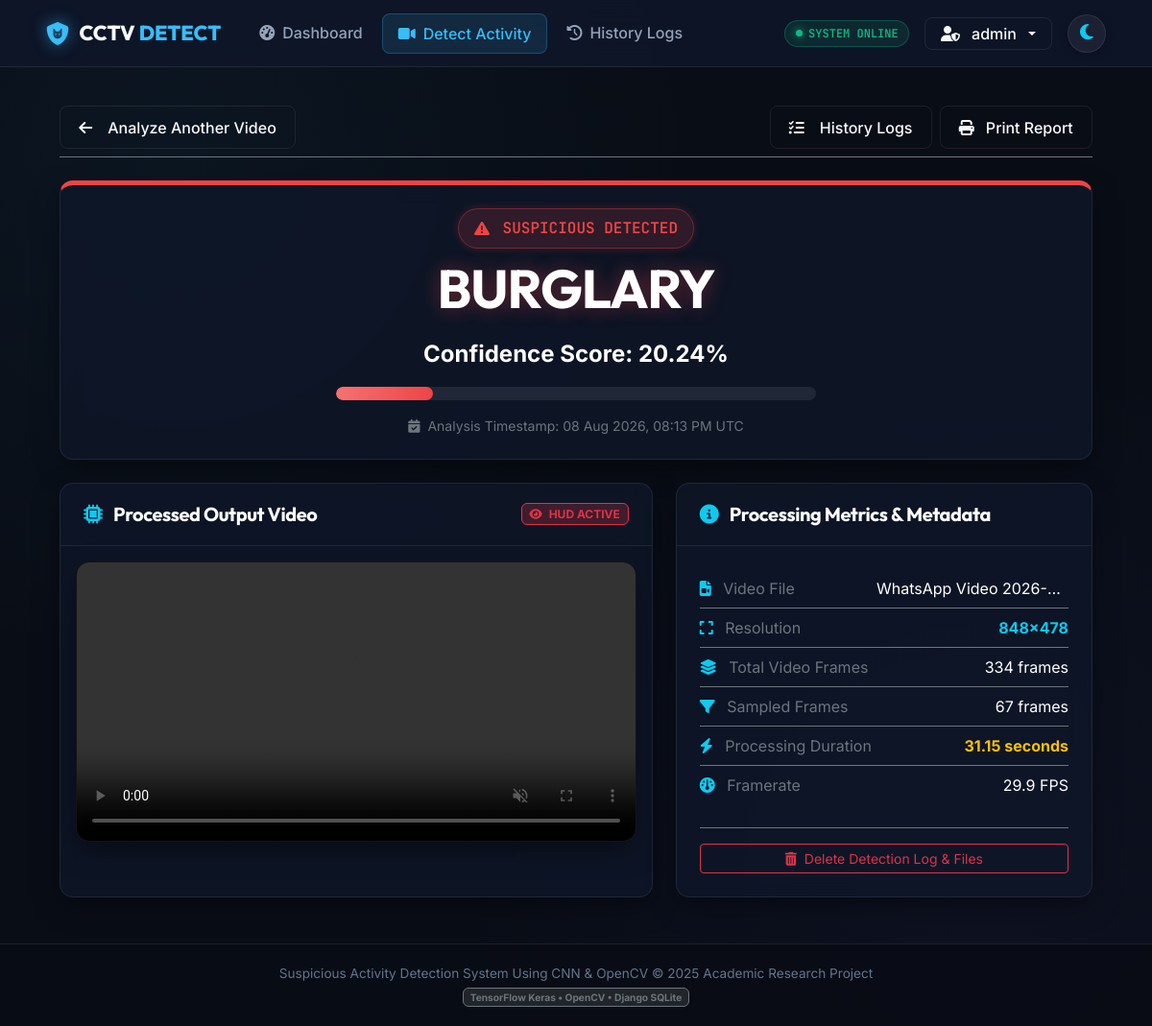
The app's page /result/2/ (signed in) with its own data.
### detection/models.py (models this page shows, shortened)
class Detection(models.Model):
    user = models.ForeignKey(User, on_delete=models.CASCADE, related_name='detections', null=True, blank=True)
    title = models.CharField(max_length=255, help_text="Filename or custom title")
    uploaded_video = models.FileField(upload_to='uploads/%Y/%m/%d/')
    processed_video = models.FileField(upload_to='processed/%Y/%m/%d/', null=True, blank=True)
    activity = models.CharField(max_length=100, default='Normal')
    confidence = models.FloatField(default=0.0, help_text="Percentage confidence score")
    is_suspicious = models.BooleanField(default=False)
    total_frames = models.IntegerField(default=0)
    sampled_frames = models.IntegerField(default=0)
    fps = models.FloatField(default=30.0)
    resolution = models.CharField(max_length=50, blank=True, default='')
    processing_time_sec = models.FloatField(default=0.0)
    created_at = models.DateTimeField(auto_now_add=True)
    updated_at = models.DateTimeField(auto_now=True)
    class Meta:
        ordering = ['-created_at']
        verbose_name = 'Activity Detection'
        verbose_name_plural = 'Activity Detections'
    @property
    def badge_color(self):
        if self.activity.upper() in ['FIGHTING', 'FIRE', 'BURGLARY', 'ROBBERY', 'SHOOTING', 'WEAPON']:
            return 'danger'
        elif self.activity.upper() in ['NORMAL']:
            return 'success'
        return 'warning'
    @property
    def status_label(self):
        return 'SUSPICIOUS' if self.is_suspicious else 'NORMAL'

### detection/views.py (the view)
# urls.py: path('result/<int:pk>/', views.result_view, name='result'),
@login_required
def result_view(request, pk):
    detection = get_object_or_404(Detection, pk=pk)
    context = {
        'detection': detection,
        'active_page': 'detect',
    }
    return render(request, 'detection/result.html', context)

### detection/templates/detection/result.html (shortened to what this page needs)
{% extends 'detection/base.html' %}
{% block content %}
<div class="container py-4" style="max-width: 1100px;">
    <div class="d-flex align-items-center justify-content-between mb-4 pb-2 border-bottom border-secondary">
        <a href="{% url 'detect' %}" class="btn btn-outline-cyber">
            <i class="fa-solid fa-arrow-left me-2"></i> Analyze Another Video
        </a>
        <div class="d-flex gap-2">
            <a href="{% url 'history' %}" class="btn btn-outline-cyber">
                <i class="fa-solid fa-list-check me-2"></i> History Logs
            </a>
            <button onclick="window.print()" class="btn btn-outline-cyber">
                <i class="fa-solid fa-print me-1"></i> Print Report
            </button>
        </div>
    </div>
    <div class="glass-card mb-4 overflow-hidden" style="border-top: 5px solid {% if detection.is_suspicious %}var(--danger-red){% else %}var(--success-green){% endif %}; shadow: 0 15px 35px rgba(0,0,0,0.6);">
        <div class="glass-card-body p-4 text-center">
            <div class="mb-2">
                <span class="badge-cyber {{ detection.badge_color }} fs-6 px-3 py-2">
                    <i class="fa-solid {% if detection.is_suspicious %}fa-triangle-exclamation{% else %}fa-shield-check{% endif %} me-2"></i>
                    {{ detection.status_label }} DETECTED
                </span>
            </div>
            <h1 class="display-4 font-heading text-white fw-bold mb-1 tracking-tight" style="text-shadow: 0 0 20px {% if detection.is_suspicious %}rgba(239, 68, 68, 0.4){% else %}rgba(16, 185, 129, 0.4){% endif %};">
                {{ detection.activity|upper }}
            </h1>
            <div class="d-flex align-items-center justify-content-center gap-3 my-3">
                <span class="fs-4 font-mono fw-bold text-white">Confidence Score: {{ detection.confidence|floatformat:2 }}%</span>
            </div>
            <div class="mx-auto my-3" style="max-width: 500px;">
                <div class="confidence-bar-wrapper" style="height: 14px;">
                    <div class="confidence-bar-fill {{ detection.badge_color }}" style="width: {{ detection.confidence }}%;"></div>
                </div>
            </div>
            <p class="text-secondary small mb-0 font-mono">
                <i class="fa-solid fa-calendar-check me-1"></i> Analysis Timestamp: {{ detection.created_at|date:"d M Y, h:i A" }} UTC
            </p>
        </div>
    </div>
    <div class="row g-4 mb-4">
        <div class="col-12 col-lg-7">
            <div class="glass-card h-100">
                <div class="glass-card-header">
                    <h5 class="font-heading mb-0 text-white">
                        <i class="fa-solid fa-microchip text-info me-2"></i> Processed Output Video
                    </h5>
                    <span class="badge bg-danger bg-opacity-25 text-danger border border-danger font-mono">
                        <i class="fa-solid fa-eye me-1"></i> HUD ACTIVE
                    </span>
                </div>
                <div class="glass-card-body p-3">
                    <div class="video-box">
                        {% if detection.processed_video %}
                            <video controls autoplay loop muted poster="">
                                <source src="{{ detection.processed_video.url }}" type="video/mp4">
                            </video>
                        {% else %}
                            <div class="text-center py-5 text-muted">
                                <i class="fa-solid fa-video-slash fs-1 mb-2"></i>
                                <p>Processed video unavailable.</p>
                            </div>
                        {% endif %}
                    </div>
                </div>
            </div>
        </div>
        <div class="col-12 col-lg-5">
            <div class="glass-card h-100 d-flex flex-column">
                <div class="glass-card-header">
                    <h5 class="font-heading mb-0 text-white">
                        <i class="fa-solid fa-circle-info text-info me-2"></i> Processing Metrics & Metadata
                    </h5>
                </div>
                <div class="glass-card-body flex-grow-1">
                    <div class="list-group list-group-flush bg-transparent">
                        <div class="list-group-item bg-transparent text-white border-secondary px-0 d-flex justify-content-between">
                            <span class="text-secondary"><i class="fa-solid fa-file-video me-2 text-info"></i> Video File</span>
                            <span class="font-mono text-truncate ms-2" style="max-width: 200px;">{{ detection.title }}</span>
                        </div>
                        <div class="list-group-item bg-transparent text-white border-secondary px-0 d-flex justify-content-between">
                            <span class="text-secondary"><i class="fa-solid fa-expand me-2 text-info"></i> Resolution</span>
                            <span class="font-mono text-info fw-bold">{{ detection.resolution }}</span>
                        </div>
                        <div class="list-group-item bg-transparent text-white border-secondary px-0 d-flex justify-content-between">
                            <span class="text-secondary"><i class="fa-solid fa-layer-group me-2 text-info"></i> Total Video Frames</span>
                            <span class="font-mono">{{ detection.total_frames }} frames</span>
                        </div>
                        <div class="list-group-item bg-transparent text-white border-secondary px-0 d-flex justify-content-between">
                            <span class="text-secondary"><i class="fa-solid fa-filter me-2 text-info"></i> Sampled Frames</span>
                            <span class="font-mono">{{ detection.sampled_frames }} frames</span>
                        </div>
                        <div class="list-group-item bg-transparent text-white border-secondary px-0 d-flex justify-content-between">
                            <span class="text-secondary"><i class="fa-solid fa-bolt me-2 text-info"></i> Processing Duration</span>
                            <span class="font-mono text-warning fw-bold">{{ detection.processing_time_sec }} seconds</span>
                        </div>
                        <div class="list-group-item bg-transparent text-white border-secondary px-0 d-flex justify-content-between">
                            <span class="text-secondary"><i class="fa-solid fa-gauge me-2 text-info"></i> Framerate</span>
                            <span class="font-mono">{{ detection.fps }} FPS</span>
                        </div>
                    </div>
                    <div class="mt-4 pt-3 border-top border-secondary">
                        <form method="post" action="{% url 'delete_detection' detection.pk %}" onsubmit="return confirm('Are you sure you want to delete this detection record and its media files?');">
                            <button type="submit" class="btn btn-outline-danger btn-sm w-100">
                                <i class="fa-solid fa-trash-can me-1"></i> Delete Detection Log & Files
                            </button>
                        </form>
                    </div>
                </div>
            </div>
        </div>
    </div>
</div>
{% endblock %}

### detection/templates/detection/base.html (shortened to what this page needs)
{% load static %}
<!DOCTYPE html>
<html lang="en">
<head>
    <link href="https://cdn.jsdelivr.net/npm/bootstrap@5.3.2/dist/css/bootstrap.min.css" rel="stylesheet">
    <link href="https://cdnjs.cloudflare.com/ajax/libs/font-awesome/6.4.2/css/all.min.css" rel="stylesheet">
    <link href="{% static 'detection/css/style.css' %}" rel="stylesheet">
</head>
<body>
    <nav class="navbar navbar-expand-lg navbar-custom sticky-top">
        <div class="container-fluid px-4">
            <a class="brand-logo" href="{% if user.is_authenticated %}{% url 'dashboard' %}{% else %}{% url 'landing' %}{% endif %}">
                <i class="fa-solid fa-shield-cat"></i>
                <span>CCTV <span style="color: var(--accent-cyan);">DETECT</span></span>
            </a>
            <div class="d-flex align-items-center gap-2 order-lg-last ms-auto ms-lg-3">
                <button id="theme-toggle-btn" class="theme-toggle-btn" type="button" aria-label="Toggle theme" title="Toggle Light/Dark Theme">
                    <i class="fa-solid fa-moon text-info" id="theme-toggle-icon"></i>
                </button>
            </div>
            {% if user.is_authenticated %}
            <div class="collapse navbar-collapse" id="navbarContent">
                <ul class="navbar-nav me-auto mb-2 mb-lg-0 ms-lg-4 gap-1">
                    <li class="nav-item">
                        <a class="nav-link-custom {% if active_page == 'dashboard' %}active{% endif %}" href="{% url 'dashboard' %}">
                            <i class="fa-solid fa-gauge-high"></i> Dashboard
                        </a>
                    </li>
                    <li class="nav-item">
                        <a class="nav-link-custom {% if active_page == 'detect' %}active{% endif %}" href="{% url 'detect' %}">
                            <i class="fa-solid fa-video"></i> Detect Activity
                        </a>
                    </li>
                    <li class="nav-item">
                        <a class="nav-link-custom {% if active_page == 'history' %}active{% endif %}" href="{% url 'history' %}">
                            <i class="fa-solid fa-clock-rotate-left"></i> History Logs
                        </a>
                    </li>
                </ul>
                <div class="d-flex align-items-center gap-3">
                    <div class="live-pulse">
                        <div class="pulse-dot"></div>
                        <span>SYSTEM ONLINE</span>
                    </div>
                    <div class="dropdown">
                        <button class="btn btn-outline-cyber dropdown-toggle py-1 px-3" type="button" data-bs-toggle="dropdown">
                            <i class="fa-solid fa-user-shield me-1"></i> {{ user.username }}
                        </button>
                    </div>
                </div>
            </div>
            {% endif %}
        </div>
    </nav>
    <main class="flex-grow-1">
        {% block content %}{% endblock %}
    </main>
    <footer class="footer-custom text-center">
        <div class="container">
            <p class="mb-1">Suspicious Activity Detection System Using CNN & OpenCV &copy; 2025 Academic Research Project</p>
            <span class="badge bg-dark border border-secondary text-secondary font-mono">TensorFlow Keras • OpenCV • Django SQLite</span>
        </div>
    </footer>
</body>
</html>

### records on screen
Detection: status_label "SUSPICIOUS", activity "BURGLARY", confidence "20.24", created_at "08 Aug 2026, 08:13 PM", title "WhatsApp Video 2026-…", resolution "848x478", total_frames "334", sampled_frames "67", processing_time_sec "31.15", fps "29.9"

### other values on screen
{{ user.username }} "admin"
